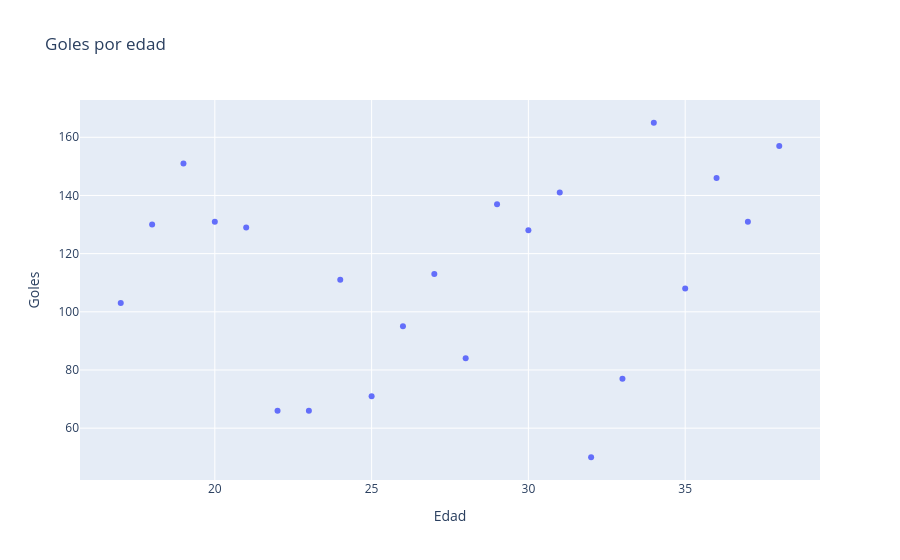

Source (notebook cell):
### Markdown cell above
**18)** Free analysis: analyze, with at least one graph and a table, some relationship or insight not explored so far in this TP. They can consider at least two variables. Write the findings found.

### Code cell
# 18) Age distribution of scorers — do younger or more experienced players score more goals? Considering all tournaments

goleadores_por_edad = goals.groupby('goal_scorer_id')['goal_scorer_id'].count().reset_index(name='cant_goles')

goleadores_por_edad = goleadores_por_edad.merge (players, left_on = 'goal_scorer_id', right_on = 'player_id')

goleadores_por_edad = goleadores_por_edad.groupby('player_age')['cant_goles'].sum().reset_index()

px.scatter(goleadores_por_edad, x='player_age', y='cant_goles')


px.scatter(goleadores_por_edad, x='player_age', y='cant_goles',
           title='Goles por edad',
           labels={'player_age': 'Edad', 'cant_goles': 'Goles'})

### Figure 1 — Plotly figure (JSON) as saved in the notebook; plotly's stock layout.template omitted (floating-point values rounded to 4 significant figures)
{"data": [{"hovertemplate": "Edad=%{x}<br>Goles=%{y}<extra></extra>", "legendgroup": "", "marker": {"color": "#636efa", "symbol": "circle"}, "mode": "markers", "name": "", "orientation": "v", "showlegend": false, "type": "scatter", "x": [17, 18, 19, 20, 21, 22, 23, 24, 25, 26, 27, 28, 29, 30, 31, 32, 33, 34, 35, 36, 37, 38], "xaxis": "x", "y": [103, 130, 151, 131, 129, 66, 66, 111, 71, 95, 113, 84, 137, 128, 141, 50, 77, 165, 108, 146, 131, 157], "yaxis": "y"}], "layout": {"legend": {"tracegroupgap": 0}, "title": {"text": "Goles por edad"}, "xaxis": {"anchor": "y", "domain": [0, 1], "title": {"text": "Edad"}}, "yaxis": {"anchor": "x", "domain": [0, 1], "title": {"text": "Goles"}}}}
